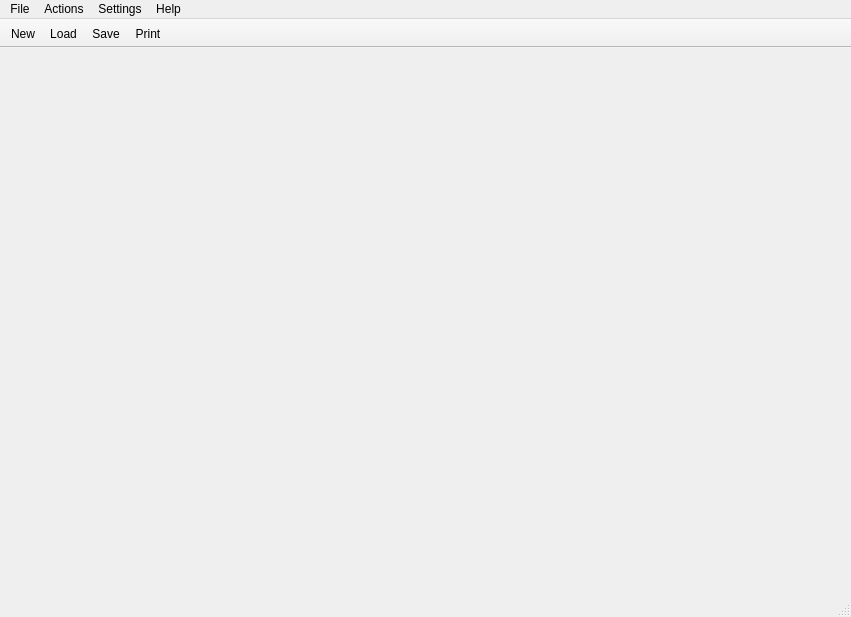
<?xml version="1.0" encoding="UTF-8"?>
<ui version="4.0">
 <class>GeneratorMainWindow</class>
 <widget class="QMainWindow" name="GeneratorMainWindow">
  <property name="geometry">
   <rect>
    <x>0</x>
    <y>0</y>
    <width>851</width>
    <height>617</height>
   </rect>
  </property>
  <property name="windowTitle">
   <string>Question Paper Generator</string>
  </property>
  <property name="iconSize">
   <size>
    <width>22</width>
    <height>22</height>
   </size>
  </property>
  <property name="toolButtonStyle">
   <enum>Qt::ToolButtonFollowStyle</enum>
  </property>
  <property name="documentMode">
   <bool>false</bool>
  </property>
  <property name="tabShape">
   <enum>QTabWidget::Rounded</enum>
  </property>
  <widget class="QWidget" name="centralwidget"/>
  <widget class="QMenuBar" name="menubar">
   <property name="geometry">
    <rect>
     <x>0</x>
     <y>0</y>
     <width>851</width>
     <height>21</height>
    </rect>
   </property>
   <widget class="QMenu" name="menuFile">
    <property name="title">
     <string>File</string>
    </property>
    <addaction name="actionNew_QP"/>
    <addaction name="actionLoad_QP"/>
    <addaction name="actionSave_QP"/>
    <addaction name="actionSave_As"/>
    <addaction name="actionPrint"/>
    <addaction name="separator"/>
    <addaction name="actionQuit"/>
   </widget>
   <widget class="QMenu" name="menuHelp">
    <property name="title">
     <string>Help</string>
    </property>
    <addaction name="actionAbout"/>
   </widget>
   <widget class="QMenu" name="menuActions">
    <property name="title">
     <string>Actions</string>
    </property>
    <addaction name="actionGenerate"/>
    <addaction name="actionPreview"/>
   </widget>
   <widget class="QMenu" name="menuSettings">
    <property name="title">
     <string>Settings</string>
    </property>
    <addaction name="actionPreferences"/>
   </widget>
   <addaction name="menuFile"/>
   <addaction name="menuActions"/>
   <addaction name="menuSettings"/>
   <addaction name="menuHelp"/>
  </widget>
  <widget class="QStatusBar" name="statusbar"/>
  <widget class="QToolBar" name="toolBar">
   <property name="windowTitle">
    <string>toolBar</string>
   </property>
   <property name="movable">
    <bool>false</bool>
   </property>
   <property name="toolButtonStyle">
    <enum>Qt::ToolButtonIconOnly</enum>
   </property>
   <attribute name="toolBarArea">
    <enum>TopToolBarArea</enum>
   </attribute>
   <attribute name="toolBarBreak">
    <bool>false</bool>
   </attribute>
   <addaction name="actionNew_QP"/>
   <addaction name="actionLoad_QP"/>
   <addaction name="actionSave_QP"/>
   <addaction name="actionPrint"/>
  </widget>
  <action name="actionNew_QP">
   <property name="icon">
    <iconset resource="resources/icons.qrc">
     <normaloff>:/icons/new_qp.png</normaloff>:/icons/new_qp.png</iconset>
   </property>
   <property name="text">
    <string>New</string>
   </property>
  </action>
  <action name="actionLoad_QP">
   <property name="icon">
    <iconset resource="resources/icons.qrc">
     <normaloff>:/icons/open_qp.png</normaloff>:/icons/open_qp.png</iconset>
   </property>
   <property name="text">
    <string>Load</string>
   </property>
  </action>
  <action name="actionSave_QP">
   <property name="icon">
    <iconset resource="resources/icons.qrc">
     <normaloff>:/icons/save_qp.png</normaloff>:/icons/save_qp.png</iconset>
   </property>
   <property name="text">
    <string>Save</string>
   </property>
  </action>
  <action name="actionSave_As">
   <property name="text">
    <string>Save As</string>
   </property>
  </action>
  <action name="actionQuit">
   <property name="text">
    <string>Quit</string>
   </property>
  </action>
  <action name="actionAbout">
   <property name="text">
    <string>About</string>
   </property>
  </action>
  <action name="actionGenerate">
   <property name="text">
    <string>Generate into...</string>
   </property>
  </action>
  <action name="actionPreview">
   <property name="text">
    <string>Preview</string>
   </property>
  </action>
  <action name="actionPreferences">
   <property name="text">
    <string>Preferences</string>
   </property>
  </action>
  <action name="actionPrint">
   <property name="icon">
    <iconset resource="resources/icons.qrc">
     <normaloff>:/icons/print_qp.png</normaloff>:/icons/print_qp.png</iconset>
   </property>
   <property name="text">
    <string>Print</string>
   </property>
  </action>
 </widget>
 <resources>
  <include location="resources/icons.qrc"/>
 </resources>
 <connections/>
</ui>
